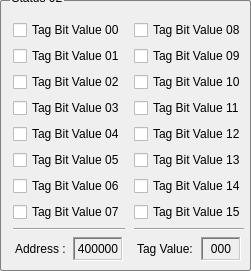
   <widget class="QGroupBox" name="grpStatus02">
    <property name="geometry">
     <rect>
      <x>270</x>
      <y>330</y>
      <width>251</width>
      <height>271</height>
     </rect>
    </property>
    <property name="styleSheet">
     <string notr="true">QGroupBox {
	border: 1px solid gray;
	border-radius: 2px;
	margin-top:0.5em;
}

QGroupBox::title {
	top:-9;
	left:10px;
}</string>
    </property>
    <property name="title">
     <string>Status 02</string>
    </property>
    <property name="flat">
     <bool>false</bool>
    </property>
    <widget class="QWidget" name="gridLayoutWidget_2">
     <property name="geometry">
      <rect>
       <x>10</x>
       <y>20</y>
       <width>239</width>
       <height>241</height>
      </rect>
     </property>
     <layout class="QGridLayout" name="gridLayout_2">
      <property name="sizeConstraint">
       <enum>QLayout::SetDefaultConstraint</enum>
      </property>
      <property name="verticalSpacing">
       <number>6</number>
      </property>
      <item row="5" column="0">
       <widget class="QCheckBox" name="chkStatus02_05">
        <property name="text">
         <string>Tag Bit Value 05</string>
        </property>
       </widget>
      </item>
      <item row="8" column="0">
       <widget class="Line" name="line_3">
        <property name="orientation">
         <enum>Qt::Horizontal</enum>
        </property>
       </widget>
      </item>
      <item row="4" column="1">
       <widget class="QCheckBox" name="chkStatus02_12">
        <property name="minimumSize">
         <size>
          <width>110</width>
          <height>0</height>
         </size>
        </property>
        <property name="maximumSize">
         <size>
          <width>110</width>
          <height>16777215</height>
         </size>
        </property>
        <property name="text">
         <string>Tag Bit Value 12</string>
        </property>
       </widget>
      </item>
      <item row="6" column="1">
       <widget class="QCheckBox" name="chkStatus02_14">
        <property name="minimumSize">
         <size>
          <width>110</width>
          <height>0</height>
         </size>
        </property>
        <property name="maximumSize">
         <size>
          <width>110</width>
          <height>16777215</height>
         </size>
        </property>
        <property name="text">
         <string>Tag Bit Value 14</string>
        </property>
       </widget>
      </item>
      <item row="1" column="1">
       <widget class="QCheckBox" name="chkStatus02_09">
        <property name="minimumSize">
         <size>
          <width>110</width>
          <height>0</height>
         </size>
        </property>
        <property name="maximumSize">
         <size>
          <width>110</width>
          <height>16777215</height>
         </size>
        </property>
        <property name="text">
         <string>Tag Bit Value 09</string>
        </property>
       </widget>
      </item>
      <item row="0" column="0">
       <widget class="QCheckBox" name="chkStatus02_00">
        <property name="minimumSize">
         <size>
          <width>110</width>
          <height>0</height>
         </size>
        </property>
        <property name="maximumSize">
         <size>
          <width>110</width>
          <height>16777215</height>
         </size>
        </property>
        <property name="text">
         <string>Tag Bit Value 00</string>
        </property>
       </widget>
      </item>
      <item row="4" column="0">
       <widget class="QCheckBox" name="chkStatus02_04">
        <property name="text">
         <string>Tag Bit Value 04</string>
        </property>
       </widget>
      </item>
      <item row="5" column="1">
       <widget class="QCheckBox" name="chkStatus02_13">
        <property name="minimumSize">
         <size>
          <width>110</width>
          <height>0</height>
         </size>
        </property>
        <property name="maximumSize">
         <size>
          <width>110</width>
          <height>16777215</height>
         </size>
        </property>
        <property name="text">
         <string>Tag Bit Value 13</string>
        </property>
       </widget>
      </item>
      <item row="8" column="1">
       <widget class="Line" name="line_4">
        <property name="orientation">
         <enum>Qt::Horizontal</enum>
        </property>
       </widget>
      </item>
      <item row="3" column="0">
       <widget class="QCheckBox" name="chkStatus02_03">
        <property name="text">
         <string>Tag Bit Value 03</string>
        </property>
       </widget>
      </item>
      <item row="2" column="1">
       <widget class="QCheckBox" name="chkStatus02_10">
        <property name="minimumSize">
         <size>
          <width>110</width>
          <height>0</height>
         </size>
        </property>
        <property name="maximumSize">
         <size>
          <width>110</width>
          <height>16777215</height>
         </size>
        </property>
        <property name="text">
         <string>Tag Bit Value 10</string>
        </property>
       </widget>
      </item>
      <item row="6" column="0">
       <widget class="QCheckBox" name="chkStatus02_06">
        <property name="text">
         <string>Tag Bit Value 06</string>
        </property>
       </widget>
      </item>
      <item row="7" column="1">
       <widget class="QCheckBox" name="chkStatus02_15">
        <property name="minimumSize">
         <size>
          <width>110</width>
          <height>0</height>
         </size>
        </property>
        <property name="maximumSize">
         <size>
          <width>110</width>
          <height>16777215</height>
         </size>
        </property>
        <property name="text">
         <string>Tag Bit Value 15</string>
        </property>
       </widget>
      </item>
      <item row="0" column="1">
       <widget class="QCheckBox" name="chkStatus02_08">
        <property name="minimumSize">
         <size>
          <width>110</width>
          <height>0</height>
         </size>
        </property>
        <property name="maximumSize">
         <size>
          <width>110</width>
          <height>16777215</height>
         </size>
        </property>
        <property name="text">
         <string>Tag Bit Value 08</string>
        </property>
       </widget>
      </item>
      <item row="1" column="0">
       <widget class="QCheckBox" name="chkStatus02_01">
        <property name="text">
         <string>Tag Bit Value 01</string>
        </property>
       </widget>
      </item>
      <item row="2" column="0">
       <widget class="QCheckBox" name="chkStatus02_02">
        <property name="text">
         <string>Tag Bit Value 02</string>
        </property>
       </widget>
      </item>
      <item row="7" column="0">
       <widget class="QCheckBox" name="chkStatus02_07">
        <property name="text">
         <string>Tag Bit Value 07</string>
        </property>
       </widget>
      </item>
      <item row="3" column="1">
       <widget class="QCheckBox" name="chkStatus02_11">
        <property name="minimumSize">
         <size>
          <width>110</width>
          <height>0</height>
         </size>
        </property>
        <property name="maximumSize">
         <size>
          <width>110</width>
          <height>16777215</height>
         </size>
        </property>
        <property name="text">
         <string>Tag Bit Value 11</string>
        </property>
       </widget>
      </item>
      <item row="9" column="0">
       <layout class="QHBoxLayout" name="horizontalLayout_7">
        <item>
         <widget class="QLabel" name="lblStatDesc_2">
          <property name="minimumSize">
           <size>
            <width>50</width>
            <height>0</height>
           </size>
          </property>
          <property name="maximumSize">
           <size>
            <width>50</width>
            <height>16777215</height>
           </size>
          </property>
          <property name="text">
           <string>Address :</string>
          </property>
         </widget>
        </item>
        <item>
         <widget class="QLabel" name="lblStatus02Address">
          <property name="minimumSize">
           <size>
            <width>50</width>
            <height>0</height>
           </size>
          </property>
          <property name="maximumSize">
           <size>
            <width>50</width>
            <height>16777215</height>
           </size>
          </property>
          <property name="frameShape">
           <enum>QFrame::WinPanel</enum>
          </property>
          <property name="frameShadow">
           <enum>QFrame::Sunken</enum>
          </property>
          <property name="text">
           <string>400000</string>
          </property>
          <property name="alignment">
           <set>Qt::AlignCenter</set>
          </property>
         </widget>
        </item>
       </layout>
      </item>
      <item row="9" column="1">
       <layout class="QHBoxLayout" name="horizontalLayout_8">
        <item>
         <widget class="QLabel" name="lblStatusDesc02_2">
          <property name="minimumSize">
           <size>
            <width>55</width>
            <height>0</height>
           </size>
          </property>
          <property name="maximumSize">
           <size>
            <width>55</width>
            <height>16777215</height>
           </size>
          </property>
          <property name="text">
           <string>Tag Value:</string>
          </property>
         </widget>
        </item>
        <item>
         <widget class="QLabel" name="lblStatus02Value">
          <property name="minimumSize">
           <size>
            <width>40</width>
            <height>0</height>
           </size>
          </property>
          <property name="maximumSize">
           <size>
            <width>40</width>
            <height>16777215</height>
           </size>
          </property>
          <property name="frameShape">
           <enum>QFrame::WinPanel</enum>
          </property>
          <property name="frameShadow">
           <enum>QFrame::Sunken</enum>
          </property>
          <property name="text">
           <string>000</string>
          </property>
          <property name="alignment">
           <set>Qt::AlignCenter</set>
          </property>
         </widget>
        </item>
       </layout>
      </item>
     </layout>
    </widget>
   </widget>
